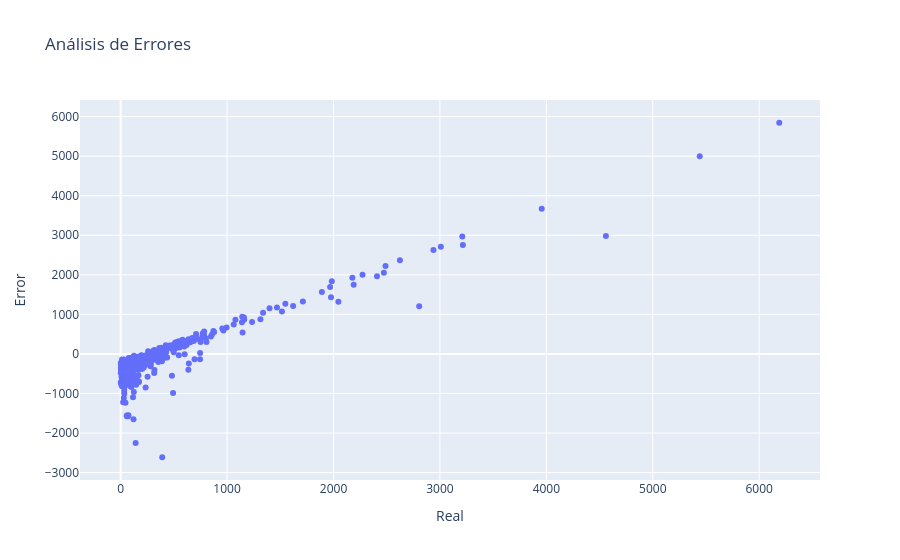
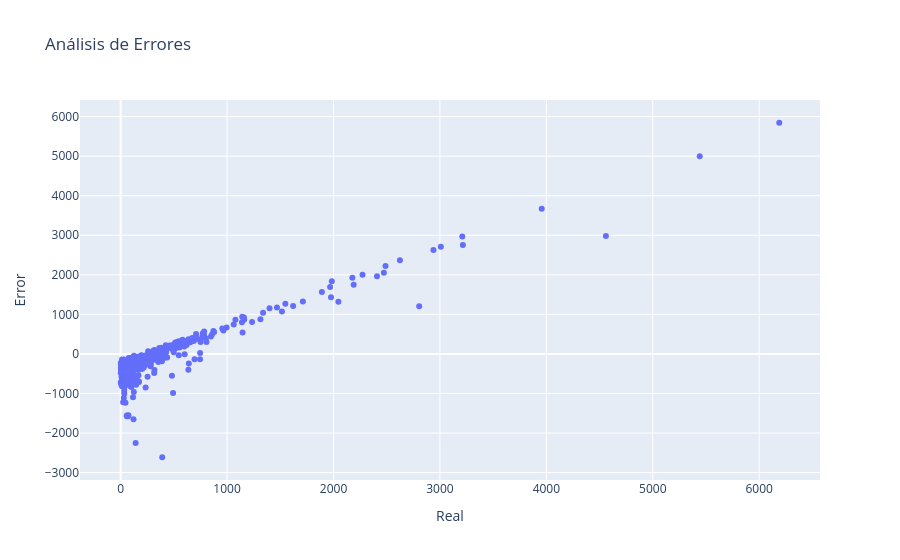

The notebook cell saved with these charts, in order:
### Code cell
# 6. Análisis de Errores y Reentrenamiento
from sklearn.metrics import mean_squared_error

# Predicciones y evaluación
y_pred = best_rf.predict(X_test)
# 6. Análisis de Errores y Reentrenamiento

# Predicciones y evaluación
y_pred = best_rf.predict(X_test)
rmse = np.sqrt(mean_squared_error(y_test, y_pred))
print(f'RMSE en el conjunto de prueba: {rmse:.2f}')

# Análisis de errores
error_df = pd.DataFrame({'Real': y_test, 'Predicción': y_pred, 'Error': y_test - y_pred})
fig = px.scatter(error_df, x='Real', y='Error', title='Análisis de Errores')
fig.show()
print(f'RMSE en el conjunto de prueba: {rmse:.2f}')

# Análisis de errores
error_df = pd.DataFrame({'Real': y_test, 'Predicción': y_pred, 'Error': y_test - y_pred})
fig = px.scatter(error_df, x='Real', y='Error', title='Análisis de Errores')
fig.show()

### Figure 1 — Plotly figure (JSON) as saved in the notebook; plotly's stock layout.template omitted (floating-point values rounded to 4 significant figures; data arrays with more than 128 entries replaced by an {"elided": "..."} marker saying what was removed)
{"data": [{"hovertemplate": "Real=%{x}<br>Error=%{y}<extra></extra>", "legendgroup": "", "marker": {"color": "#636efa", "symbol": "circle"}, "mode": "markers", "name": "", "orientation": "v", "showlegend": false, "type": "scatter", "x": {"elided": "500 float values"}, "xaxis": "x", "y": {"elided": "500 float values"}, "yaxis": "y"}], "layout": {"legend": {"tracegroupgap": 0}, "title": {"text": "Análisis de Errores"}, "xaxis": {"anchor": "y", "domain": [0, 1], "title": {"text": "Real"}}, "yaxis": {"anchor": "x", "domain": [0, 1], "title": {"text": "Error"}}}}

### Figure 2 — Plotly figure (JSON) as saved in the notebook; plotly's stock layout.template omitted (floating-point values rounded to 4 significant figures; data arrays with more than 128 entries replaced by an {"elided": "..."} marker saying what was removed)
{"data": [{"hovertemplate": "Real=%{x}<br>Error=%{y}<extra></extra>", "legendgroup": "", "marker": {"color": "#636efa", "symbol": "circle"}, "mode": "markers", "name": "", "orientation": "v", "showlegend": false, "type": "scatter", "x": {"elided": "500 float values"}, "xaxis": "x", "y": {"elided": "500 float values"}, "yaxis": "y"}], "layout": {"legend": {"tracegroupgap": 0}, "title": {"text": "Análisis de Errores"}, "xaxis": {"anchor": "y", "domain": [0, 1], "title": {"text": "Real"}}, "yaxis": {"anchor": "x", "domain": [0, 1], "title": {"text": "Error"}}}}
